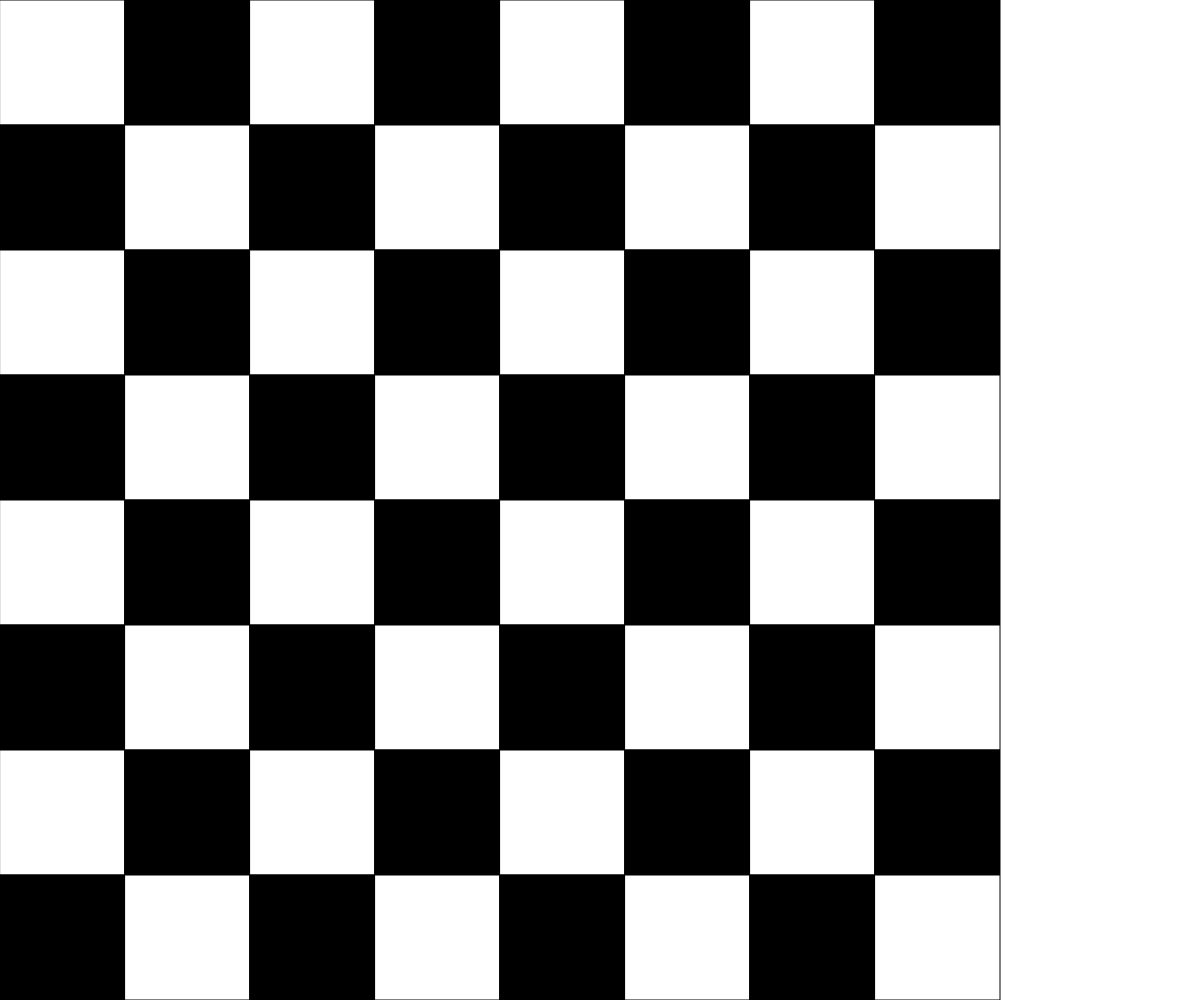
Frame 1 (no input)
Frame 60 (no input): identical to frame 1, image omitted
Frame 120 (the mouse pressed at the canvas centre since frame 60): identical to frame 1, image omitted

The p5.js sketch that drew this single still picture (run headless with seeded random() and noise() and a simulated clock; from frame 60 on, the mouse is pressed at the canvas centre):

// p5.js sketch
// ── sketch.js
//Chessboard 
//Schellenberg
// Sept 19, 2022


function setup(){
  createCanvas(windowWidth, windowHeight);

}

function draw(){
  background("white");
  drawChessBoard();
}

function drawChessBoard(){
  let cellWidth = width/8;
  let cellHeight = height/8;
  if (cellWidth > cellHeight){
    cellWidth = cellHeight;
  }
  else {
    cellHeight = cellWidth;
  }

  let isWhite = true; 
  for (let y =0; y < 8; y++){
    for (let x = 0; x<8; x++){
      if (isWhite){
        fill("white");
      }else{
        fill("black");
      }
      rect(x*cellWidth, y*cellHeight, cellWidth, cellHeight);
      isWhite = !isWhite;
    }
    isWhite = !isWhite;
  }
}

function windowResized() {
  setup();
}
